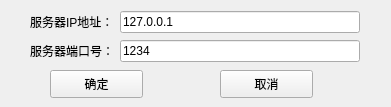
<?xml version="1.0" encoding="UTF-8"?>
<ui version="4.0">
 <class>LoginSetting</class>
 <widget class="QWidget" name="LoginSetting">
  <property name="geometry">
   <rect>
    <x>0</x>
    <y>0</y>
    <width>391</width>
    <height>107</height>
   </rect>
  </property>
  <property name="windowTitle">
   <string>服务器设置</string>
  </property>
  <widget class="QPushButton" name="pb_sure">
   <property name="geometry">
    <rect>
     <x>50</x>
     <y>70</y>
     <width>93</width>
     <height>28</height>
    </rect>
   </property>
   <property name="text">
    <string>确定</string>
   </property>
  </widget>
  <widget class="QPushButton" name="pb_cancel">
   <property name="geometry">
    <rect>
     <x>220</x>
     <y>70</y>
     <width>93</width>
     <height>28</height>
    </rect>
   </property>
   <property name="text">
    <string>取消</string>
   </property>
  </widget>
  <widget class="QWidget" name="">
   <property name="geometry">
    <rect>
     <x>30</x>
     <y>10</y>
     <width>330</width>
     <height>55</height>
    </rect>
   </property>
   <layout class="QVBoxLayout" name="verticalLayout">
    <item>
     <layout class="QHBoxLayout" name="horizontalLayout">
      <item>
       <widget class="QLabel" name="label">
        <property name="text">
         <string>服务器IP地址：</string>
        </property>
       </widget>
      </item>
      <item>
       <widget class="QLineEdit" name="LE_IP">
        <property name="text">
         <string>127.0.0.1</string>
        </property>
       </widget>
      </item>
     </layout>
    </item>
    <item>
     <layout class="QHBoxLayout" name="horizontalLayout_2">
      <item>
       <widget class="QLabel" name="label_2">
        <property name="text">
         <string>服务器端口号：</string>
        </property>
       </widget>
      </item>
      <item>
       <widget class="QLineEdit" name="LE_Port">
        <property name="text">
         <string>1234</string>
        </property>
       </widget>
      </item>
     </layout>
    </item>
   </layout>
  </widget>
 </widget>
 <resources/>
 <connections/>
</ui>
